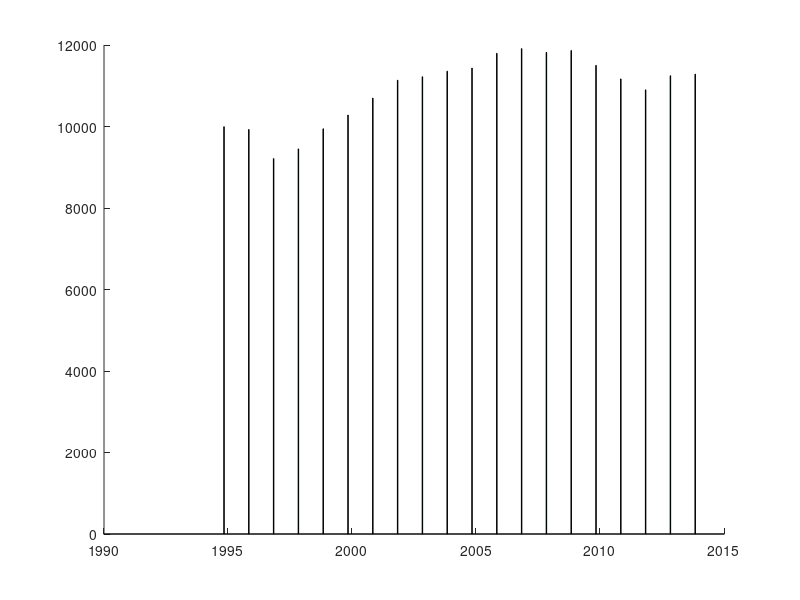

Recreate this plot in MATLAB. (Note: this script raises an error after producing the figure.)

enrollment = [
% Year	
1995	1996	1997	1998	1999	2000	2001	2002	2003	2004	2005	2006	2007	2008	2009	2010	2011	2012	2013	2014
% UM	
9996	9928	9213	9451	9945	10282	10698	11135	11222	11358	11435	11797	11912	11818	11867	11501	11168	10901	11247	11286
% UMA	
6023	5496	5248	5130	5612	5617	5575	5722	5943	5538	5494	5257	5101	4974	5054	5074	4974	4990	4770	4664
% UMF	
2510	2512	2446	2507	2479	2413	2435	2395	2420	2349	2452	2424	2265	2227	2238	2322	2269	2179	2061	1960
% UMFK	
731	767	690	827	926	886	897	827	924	1076	1193	1339	1269	1102	1126	1073	1080	1169	1209	1327
% UMM	
856	915	884	899	908	927	1017	1068	1313	1191	1149	1259	1093	1023	964	951	863	925	892	810
% UMPI	
1278	1347	1307	1344	1378	1427	1367	1560	1546	1652	1548	1655	1533	1455	1436	1434	1453	1463	1263	1138
% USM	
9721	9966	10230	10462	10645	10820	10966	11382	11007	11089	10974	10478	10453	10009	9655	9654	9301	9385	8923	8428
];

%%%%%%%%%%%%%%%% PROBLEM 1 %%%%%%%%%%%%%%%%%%%%%%
enrollprime = enrollment';
% enrollmentprime looks like:
%         1  2   3    4   5   6    7
%        UM UMA UMF UMFK UMM UMPI USM
%   yr1
%   yr2
yr_begin = num2str(enrollment(1,1));
yr_end = num2str(enrollment(1,end));
yr_bn = str2num(yr_begin);
yr_en = str2num(yr_end);
base_str = 'Enrollment in UMaine Campuses, ';
through = ' through ';
super_string = strcat(base_str, yr_begin, '-', yr_end);
enrollprime(:,1) = [];  % get rid of the years column;
       %numbering of columns
bar(yr_bn:yr_en, enrollprime, 0.5, 'stack');
title(super_string);
xlabel('Year');
ylabel('Total Enrollment (Thousands)');
legend('UM', 'UMA', 'UMF', 'UMFK', 'UMM', 'UMPI', 'USM');
xlim([(yr_bn - 1) (yr_en + 1)]);
grid on

%%%%%%%%%%%%%%%% PROBLEM 2 %%%%%%%%%%%%%%%%%%%%%%
% enrollmentprime looks like:
%         1  2   3    4   5   6    7
%        UM UMA UMF UMFK UMM UMPI USM
%   yr1
%   yr2
%   yr3
num_years = length(enrollprime(:,1));
total_enrollment = zeros(num_years,1);
years = enrollment(1,:)';

for i = 1:num_years
  total_enrollment(i,1) = sum(enrollprime(i,:)) ;
end
total_enrollment(:,1);   % total enrollment each of the 20 years
um_perc = (100)*enrollprime(:,1)./total_enrollment(:,1);
usm_perc = (100)*enrollprime(:,7)./total_enrollment(:,1); %elementwise division
plot(years,um_perc,'ro--',years,usm_perc,'m^:');
grid on
ylabel('Percentage of System Total (%)');
xlabel('Year');
legend('UMaine','USM');

% %%%%%%%%%%%%%%%% PROBLEM 3 %%%%%%%%%%%%%%%%%%%%%%
%   enrollmentprime looks like:
%         1  2   3    4   5   6    7
%        UM UMA UMF UMFK UMM UMPI USM
%   yr1
%   yr2
%   yr3

[axes, han_bar, han_line] = plotyy(years,enrollprime./1000,years,[um_perc usm_perc],'bar','plot');
set(han_bar,'BarLayout', 'stacked');
set(han_line(1), 'LineStyle', '--', 'Marker', 'o', 'Color', 'g', 'LineWidth', 2);
set(han_line(2), 'LineStyle', ':', 'Marker', 'o', 'Color', 'k', 'LineWidth', 2);
ylabel(axes(1),'Enrollment (in thousands)', 'FontSize', 14) % label left y-axis
ylabel(axes(2),'Percentage of Total Enrollment (%)', 'FontSize', 14) % label right y-axis
xlabel(axes(1),'Years') % label x-axis

ylim(axes(1), [0, 35]);
set(axes(1),'YTick',0:5:35);
set(axes(1), 'XLim', [(yr_bn - 1) (yr_en + 1)]);
set(axes(2), 'XLim', [(yr_bn - 1) (yr_en + 1)]);
set(axes(2), 'XTick', []);
ylim(axes(2), [25, 55]);
set(axes(2), 'YTick', []);
set(axes(2),'YLim', [25 40]);
set(axes(2), 'YTick',25:3:40);
legend('UM', 'UMA', 'UMF', 'UMFK', 'UMM', 'UMPI', 'USM','UMaine Perc.', 'USM Perc.','Location','NorthOutside','Orientation','horizontal');
grid on;
% 
% %%%%%%%%%%%%%%%% PROBLEM 4 %%%%%%%%%%%%%%%%%%%%%%

umaine_enroll = enrollment(2,:);
grid on;
bar(yr_bn:yr_en, umaine_enroll, 0.8);
xlim([(yr_bn - 1) (yr_en + 1)]);
umaine_enroll_diff = diff(umaine_enroll) % STARTS AT yr_bn + 1!!!
years_prime = years(2:end);  % now appropriate for the "diff" data.
diff_length = length(umaine_enroll_diff(1,:));

for i=1:diff_length;
    rel_diff(1,i) = 100*umaine_enroll_diff(1,i)./umaine_enroll(1,i)
end

[axes, han_bar, han_line] = plotyy(years,umaine_enroll./1000, years_prime, [rel_diff],'bar','plot');
set(han_line(1), 'LineStyle', '--', 'Marker', 'o', 'Color', 'r', 'LineWidth', 2);
set(han_bar(1),'FaceColor','g','EdgeColor','g');
set(axes(2), 'XTick', []);
ylabel(axes(1),'Enrollment (in thousands)', 'FontSize', 14) % label left y-axis
ylabel(axes(2),'Year over Year Growth (%)', 'FontSize', 14) % label right y-axis
xlabel(axes(1),'Years') % label x-axis

ylim(axes(1), [9, 12]);
set(axes(1),'YTick',9:0.5:12);
set(axes(1), 'XLim', [(yr_bn - 1) (yr_en + 1)]);
set(axes(2), 'XLim', [(yr_bn - 1) (yr_en + 1)]);
set(axes(2), 'XTick', []);
ylim(axes(2), [-10, 10]);
legend('UM Enrollment', 'UM YoY Growth','Location','NorthOutside','Orientation','horizontal');
grid on;

% 
% %%%%%%%%%%%%%%%%%%%%%%%%%%%%%%%%%%%%%%%%%%%%%%%%%